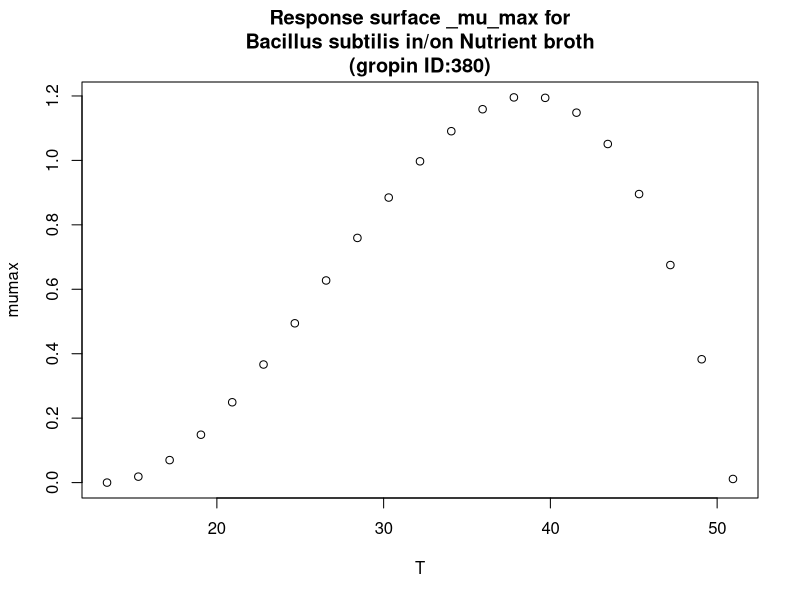

The R script that drew this image:
#############################
# start of Parameter script
#############################
T <- seq(13.4134,50.949050949051,length.out=21)
#############################
# end of Parameter script
#############################
############################# 
# start of Model script Gropin ID 380 
#############################
 
# constant coefficients for this model
 
variables <- data.frame(T)
argumentsPar <- unique.data.frame(expand.grid(variables))
 
# heart of the model
response_surface <- function(T) {
   mumax <-(1.2*(T-51)*((T-13.4)^2))/((38.7-13.4)*((38.7-13.4)*(T-38.7)-(38.7-51)*(38.7+13.4-2*T)))

	return(mumax=mumax)
} 

# output parameters
responseSurface <- cbind(argumentsPar,response_surface(argumentsPar['T']))
colnames(responseSurface) <- c(colnames(argumentsPar),'mumax')
#############################
# End of Model script
#############################
############################# 
# start of Visualisation script Gropin ID 380 
#############################
titleText <-'Response surface _mu_max for
Bacillus subtilis in/on Nutrient broth
(gropin ID:380)'
plot(T,responseSurface$'mumax',xlab='T',
                          ylab='mumax',main=titleText)
#############################
# End of Visualisation script
#############################
